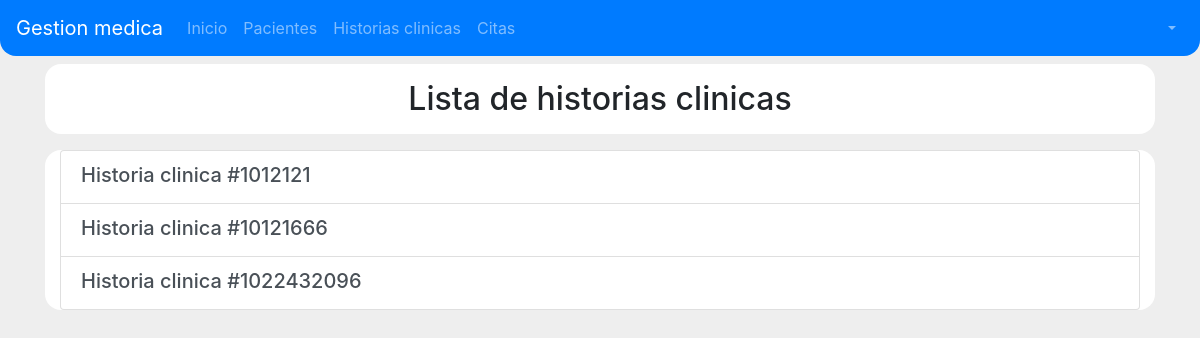
The page /historia-clinica on the database as committed earlier.
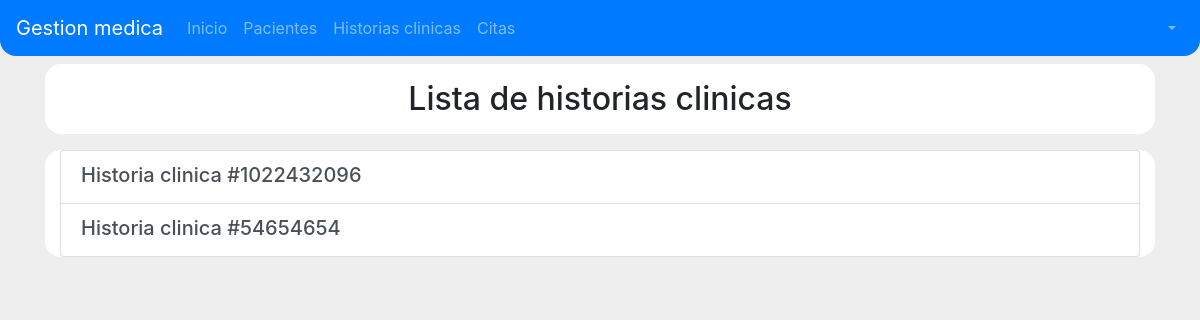
The same page on the database as committed later.
### historiasClinicas/models.py (models this page shows, shortened)
class Cabecera(models.Model):
    numero_historia = models.CharField(primary_key=True, max_length=15)
    paciente = models.OneToOneField(
        Paciente,
        on_delete=models.CASCADE,
    )

### historiasClinicas/views.py (the view)
# urls.py: re_path(r'^historia-clinica$', HistoriaClinicaListView.as_view(), name='listar_historias'),
class HistoriaClinicaListView(ListView):
    model = Cabecera

### templates/historiasClinicas/cabecera_list.html
{% extends 'base.html' %}
{% load staticfiles %}
{% block style_content %}
    <link rel="stylesheet" href="{% static 'css/PacientesLista.css' %}">
    <link rel="stylesheet" href="{% static 'css/PacienteRegistro.css' %}">
{% endblock style_content %}
{% block content %}
<section id="section-container">
    <div class="container">
        <div class="row fila">
            <div class="col-12 text-center pt-3 pb-2">
                <h2>Lista de historias clinicas</h2>
            </div>
        </div>
        <div class="row fila">
            <div class="col-12">
                <div class="list-group">
                    {% for cabecera in object_list%}
                    <a href="{% url 'historias_clinicas:historia_paciente' pk=cabecera.numero_historia %}" class="list-group-item list-group-item-action flex-column">
                        <div class="d-flex w-100 text-center">
                            <h5 class="mb-1">Historia clinica #{{ cabecera.numero_historia }}</h5>
                        </div>
                    </a>
                    {% endfor %}
                </div>
            </div>
        </div>
    </div>
</section>
{% endblock content %}

Rows that differ between the two databases and show on the page:
removed Cabecera: numero_historia "1012121"
removed Cabecera: numero_historia "10121666"
added Cabecera: numero_historia "54654654"
